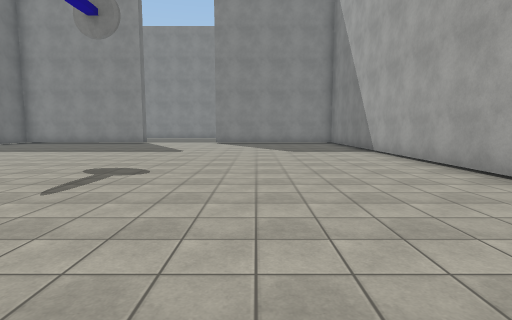
view 1 (above)

14 first-person views from a walk through a scene from a Unity 3-D project. The camera is 1.5 m above the floor, tilts 6° down and sees 80° across. The floor is counted in squares, 2 m on a side. Each view is taken from the middle of a square. On the plan, view 1 faces up. The plan holds only what a view shows up to about 10 squares ahead; the rest is blank. The place goes on beyond the plan. The player is left out. Surface patterns are stand-ins for the level's own textures.

view 2
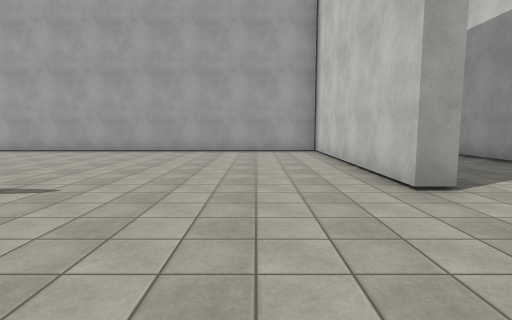

view 3
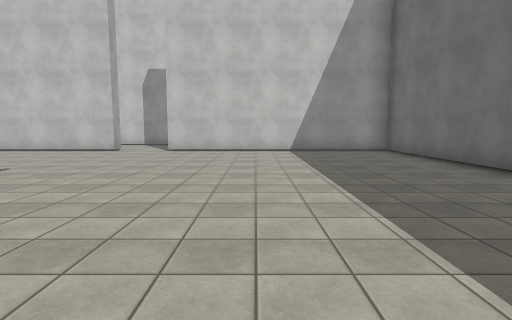

view 4
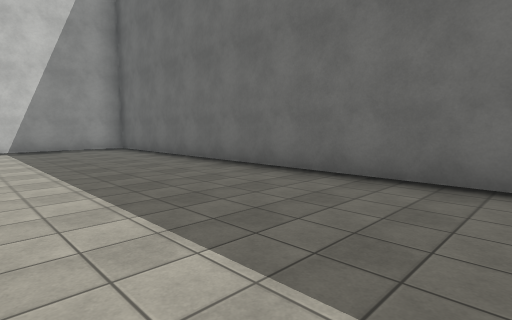

view 5
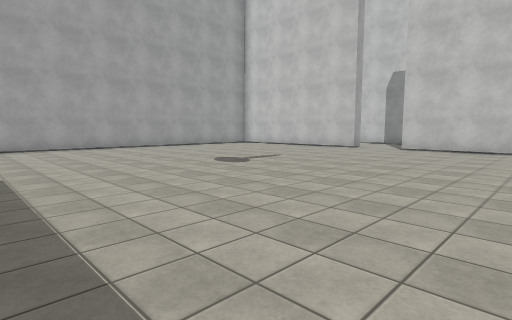

view 6
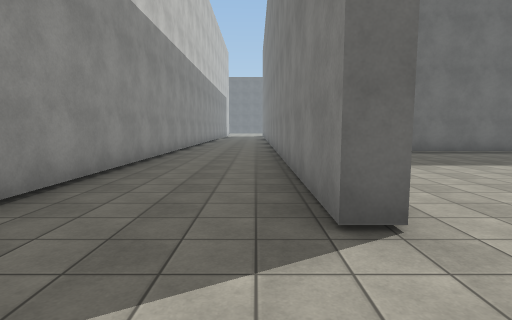

view 7
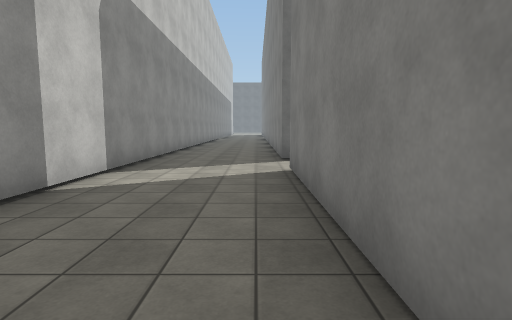

view 8
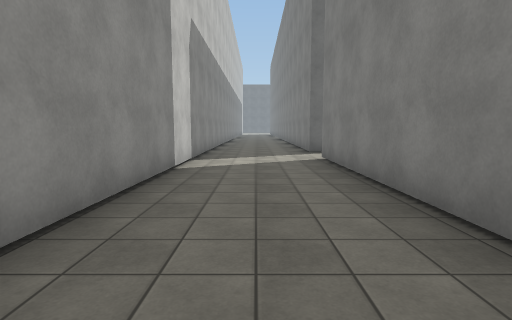

view 9
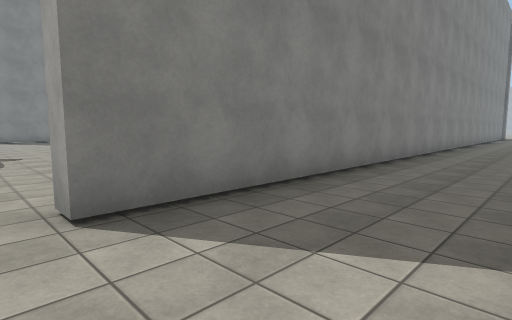

view 10
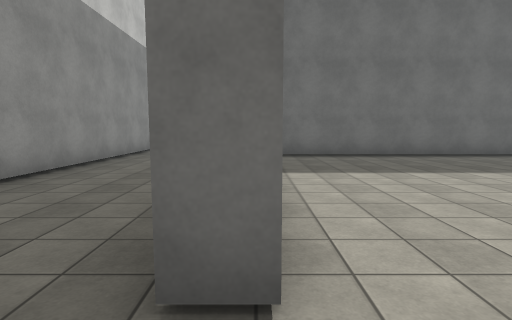

view 11
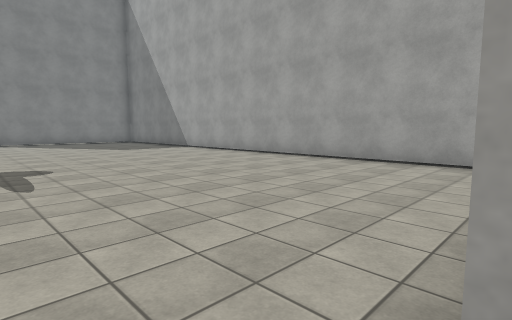

view 12
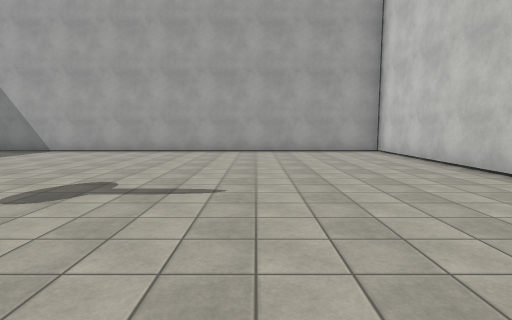

view 13
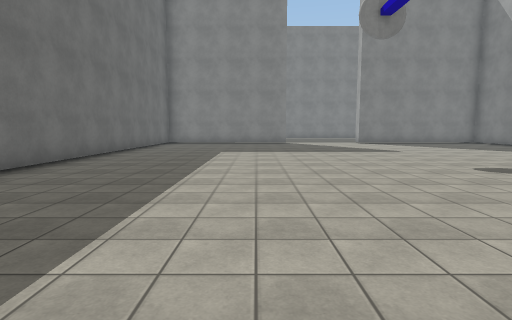

view 14
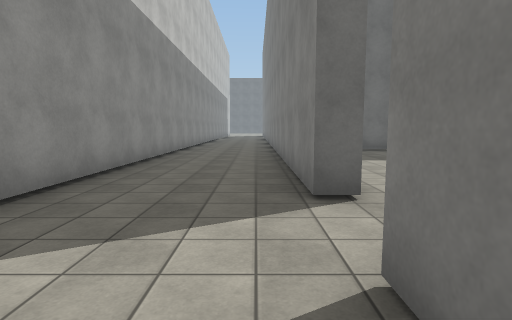

### Floor plan
Points are (right, up) in squares from view 1. A wall is a line through its corners. A room is listed if a view was taken in it or the views show most of it. See-through windows are left out.
Room 1 (views 1, 2, 3, 4, 5, 12, 13)
walls: (-2.4, -0.9) (4, -0.9); (-11.3, 10.1) (-11.3, -0.9) (-4.1, -0.9); (3.7, -0.9) (3.7, 10.5)
ways out: opening at (-3.5, -1) to room 2
Room 2 (views 6, 7, 8, 9, 10, 11, 14)
walls: (8.6, -1.4) (-2.4, -1.4) (-2.4, -0.9); (-4.1, -0.9) (-4.1, -1.4) (-11.6, -1.4); (-12.5, -4.5) (3.4, -4.5)
ways out: opening at (-3.5, -1) to room 1

Where each view was taken, in squares from view 1:
view 1: 0 up, 0 right, facing up
view 2: 1 up, 6 left, facing right
view 3: 9 up, 7 left, facing down
view 4: 10 up, 7 left, facing down-left
view 5: 10 up, 8 left, facing down-right
view 6: 2 down, 2 left, facing left
view 7: 2 down, 3 right, facing left
view 8: 3 down, 5 right, facing left
view 9: 4 down, 3 left, facing up-right
view 10: 1 down, 3 left, facing left
view 11: 1 down, 3 left, facing up-right
view 12: 3 up, 6 left, facing right
view 13: 0 up, 7 left, facing up
view 14: 2 down, 1 left, facing left
